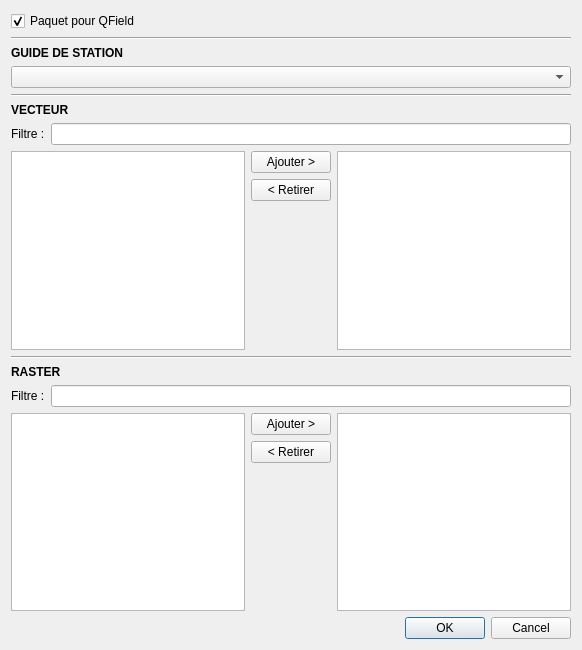
<?xml version="1.0" encoding="UTF-8"?>
<ui version="4.0">
 <class>PedologyCreateDialog</class>
 <widget class="QDialog" name="PedologyCreateDialog">
  <property name="geometry">
   <rect>
    <x>0</x>
    <y>0</y>
    <width>582</width>
    <height>650</height>
   </rect>
  </property>
  <property name="windowTitle">
   <string>Pédologie</string>
  </property>
  <layout class="QVBoxLayout" name="verticalLayout">
   <item>
    <layout class="QHBoxLayout" name="hbox_qfield">
     <item>
      <widget class="QCheckBox" name="cb_package_for_qfield">
       <property name="toolTip">
        <string>Lorsque la case est cochée, le projet est empaqueté pour QField, compressé en ZIP et déposé dans le répertoire de sortie</string>
       </property>
       <property name="text">
        <string>Paquet pour QField</string>
       </property>
       <property name="checked">
        <bool>true</bool>
       </property>
      </widget>
     </item>
     <item>
      <widget class="QgsFileWidget" name="fw_outdir">
       <property name="options">
        <set>QFileDialog::ShowDirsOnly</set>
       </property>
      </widget>
     </item>
    </layout>
   </item>
   <item>
    <widget class="Line" name="line_guide">
     <property name="orientation">
      <enum>Qt::Horizontal</enum>
     </property>
    </widget>
   </item>
   <item>
    <widget class="QLabel" name="label_guide">
     <property name="font">
      <font>
       <weight>75</weight>
       <bold>true</bold>
      </font>
     </property>
     <property name="text">
      <string>GUIDE DE STATION</string>
     </property>
    </widget>
   </item>
   <item>
    <widget class="QComboBox" name="cob_stations"/>
   </item>
   <item>
    <widget class="Line" name="line_vect">
     <property name="orientation">
      <enum>Qt::Horizontal</enum>
     </property>
    </widget>
   </item>
   <item>
    <widget class="QLabel" name="label_vect">
     <property name="font">
      <font>
       <weight>75</weight>
       <bold>true</bold>
      </font>
     </property>
     <property name="text">
      <string>VECTEUR</string>
     </property>
    </widget>
   </item>
   <item>
    <layout class="QHBoxLayout" name="hbox_filter_vect">
     <item>
      <widget class="QLabel" name="lbl_filter_seq_vect">
       <property name="text">
        <string>Filtre :</string>
       </property>
      </widget>
     </item>
     <item>
      <widget class="QLineEdit" name="le_filter_seq_vect"/>
     </item>
    </layout>
   </item>
   <item>
    <layout class="QGridLayout" name="grid_vect">
     <item row="0" column="0">
      <widget class="QListWidget" name="lw_seq_vect"/>
     </item>
     <item row="0" column="1">
      <layout class="QVBoxLayout" name="buttons_vect">
       <item>
        <widget class="QPushButton" name="pb_add_seq_vect">
         <property name="text">
          <string>Ajouter &gt;</string>
         </property>
        </widget>
       </item>
       <item>
        <widget class="QPushButton" name="pb_remove_seq_vect">
         <property name="text">
          <string>&lt; Retirer</string>
         </property>
        </widget>
       </item>
       <item>
        <spacer name="spacer_vect">
         <property name="orientation">
          <enum>Qt::Vertical</enum>
         </property>
         <property name="sizeHint" stdset="0">
          <size>
           <width>20</width>
           <height>40</height>
          </size>
         </property>
        </spacer>
       </item>
      </layout>
     </item>
     <item row="0" column="2">
      <widget class="QListWidget" name="lw_selected_seq_vect"/>
     </item>
    </layout>
   </item>
   <item>
    <widget class="Line" name="line_rast">
     <property name="orientation">
      <enum>Qt::Horizontal</enum>
     </property>
    </widget>
   </item>
   <item>
    <widget class="QLabel" name="label_rast">
     <property name="font">
      <font>
       <weight>75</weight>
       <bold>true</bold>
      </font>
     </property>
     <property name="text">
      <string>RASTER</string>
     </property>
    </widget>
   </item>
   <item>
    <layout class="QHBoxLayout" name="hbox_filter_rast">
     <item>
      <widget class="QLabel" name="lbl_filter_seq_rast">
       <property name="text">
        <string>Filtre :</string>
       </property>
      </widget>
     </item>
     <item>
      <widget class="QLineEdit" name="le_filter_seq_rast"/>
     </item>
    </layout>
   </item>
   <item>
    <layout class="QGridLayout" name="grid_rast">
     <item row="0" column="0">
      <widget class="QListWidget" name="lw_seq_rast"/>
     </item>
     <item row="0" column="1">
      <layout class="QVBoxLayout" name="buttons_rast">
       <item>
        <widget class="QPushButton" name="pb_add_seq_rast">
         <property name="text">
          <string>Ajouter &gt;</string>
         </property>
        </widget>
       </item>
       <item>
        <widget class="QPushButton" name="pb_remove_seq_rast">
         <property name="text">
          <string>&lt; Retirer</string>
         </property>
        </widget>
       </item>
       <item>
        <spacer name="spacer_rast">
         <property name="orientation">
          <enum>Qt::Vertical</enum>
         </property>
         <property name="sizeHint" stdset="0">
          <size>
           <width>20</width>
           <height>40</height>
          </size>
         </property>
        </spacer>
       </item>
      </layout>
     </item>
     <item row="0" column="2">
      <widget class="QListWidget" name="lw_selected_seq_rast"/>
     </item>
    </layout>
   </item>
   <item>
    <widget class="QDialogButtonBox" name="buttonBox">
     <property name="orientation">
      <enum>Qt::Horizontal</enum>
     </property>
     <property name="standardButtons">
      <set>QDialogButtonBox::Cancel|QDialogButtonBox::Ok</set>
     </property>
    </widget>
   </item>
  </layout>
 </widget>
 <customwidgets>
  <customwidget>
   <class>QgsFileWidget</class>
   <extends>QWidget</extends>
   <header>qgsfilewidget.h</header>
  </customwidget>
 </customwidgets>
 <resources/>
 <connections>
  <connection>
   <sender>buttonBox</sender>
   <signal>accepted()</signal>
   <receiver>PedologyCreateDialog</receiver>
   <slot>accept()</slot>
   <hints>
    <hint type="sourcelabel"><x>0</x><y>0</y></hint>
    <hint type="destinationlabel"><x>0</x><y>0</y></hint>
   </hints>
  </connection>
  <connection>
   <sender>buttonBox</sender>
   <signal>rejected()</signal>
   <receiver>PedologyCreateDialog</receiver>
   <slot>reject()</slot>
   <hints>
    <hint type="sourcelabel"><x>0</x><y>0</y></hint>
    <hint type="destinationlabel"><x>0</x><y>0</y></hint>
   </hints>
  </connection>
 </connections>
</ui>
